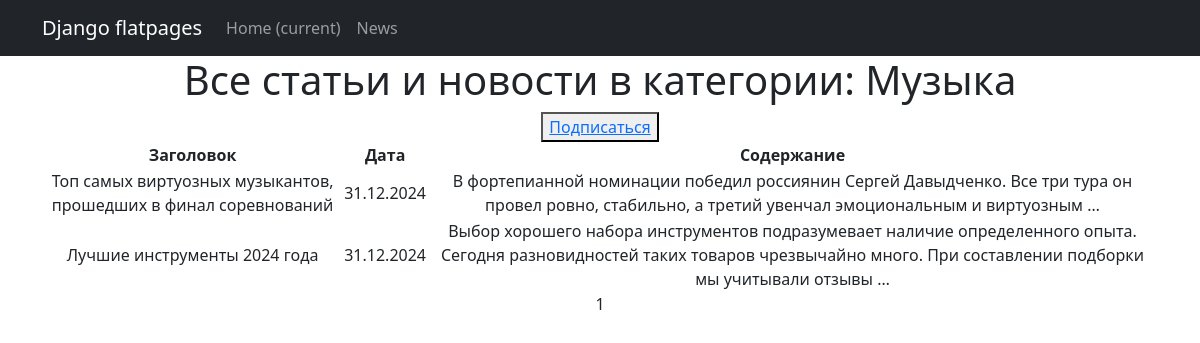
The page /news/category/1/ (signed in) on the database as committed earlier.
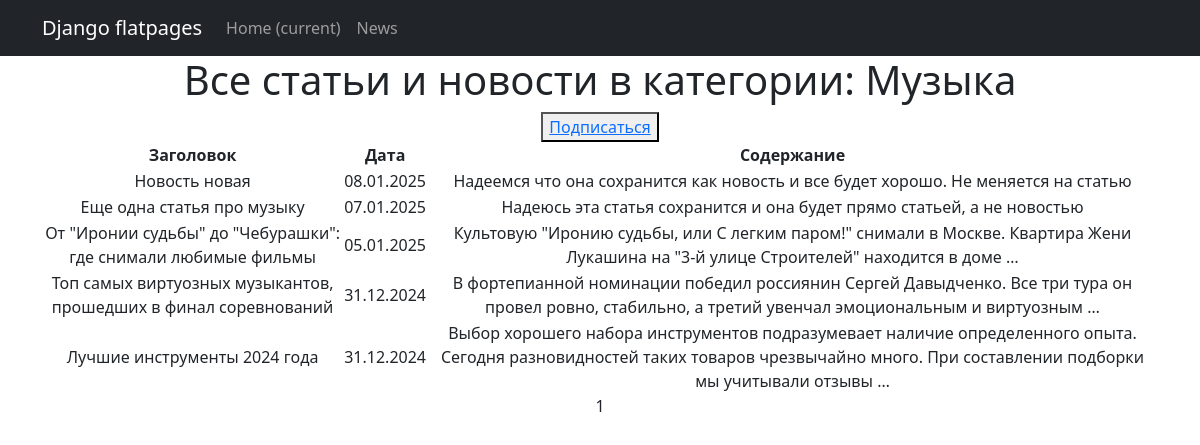
The same page on the database as committed later.
### news/models.py (models this page shows, shortened)
class Post(models.Model):
    article = 'AR'
    news = 'NE'
    POSTS = [
        (article, 'статья'),
        (news, 'новость')]
    author = models.ForeignKey(Author, on_delete=models.CASCADE)
    category = models.ManyToManyField(Category, through='PostCategory')
    content_type = models.CharField(max_length=2,
                                    choices=POSTS,
                                    default=article)
    datetime = models.DateTimeField(auto_now_add=True)
    heading = models.CharField(max_length=255)
    content = models.TextField()
    rating = models.IntegerField(default=0)

### news/views.py (the view)
# urls.py: path('category/<int:pk>/', CategoryList.as_view(), name='news_category'),
class CategoryList(LoginRequiredMixin, ListView):
    model = Post
    ordering = '-datetime'
    template_name = 'news_category.html'
    context_object_name = 'news'
    paginate_by = 10
    def __init__(self, *args, **kwargs):
        super().__init__(*args, **kwargs)
        self.category = None
    def get_queryset(self):
        queryset = super().get_queryset()
        self.category = Category.objects.get(pk=self.kwargs.get('pk'))
        queryset = queryset.filter(category=self.category)
        return queryset
    def get_context_data(self, **kwargs):
        context = super().get_context_data(**kwargs)
        context['category'] = self.category
        return context

### news/templatetags/custom_filtres.py (called while the page is built)
@register.filter()
def censor(value):
    if not isinstance(value, str):
        return value
    bad_words = ['салат', 'картофель', 'слово']
    for word in bad_words:
        censored_word = word[0] + '*' * (len(word) - 1)
        value = value.replace(word, censored_word)
    return value

### templates/news_category.html (shortened to what this page needs)
{% extends 'flatpages/default.html' %}
{% load custom_filtres %}
{% block content %}
<h1>Все статьи и новости в категории: {{ category.name }}</h1>
{% if not category in user.subscribers.all %}
<button> <a href="{% url 'subscribe' category.id %}">Подписаться</a> </button>
{% else %}
<h3>Вы уже подписаны на категорию {{ category.name }}</h3>
{% endif %}
{% if news %}
<table>
   <thead>
        <tr>
            <th>Заголовок</th>
            <th>Дата</th>
            <th>Содержание</th>
        </tr>
    </thead>
    <tbody>
        {% for n in news %}
        <tr>
            <td>{{ n.heading|censor }}</td>
            <td>{{ n.datetime|date:"d.m.Y" }}</td>
            <td>{{ n.content|truncatewords:20|censor }}</td>
        </tr>
        {% endfor %}
    </tbody>
</table>
{% else %}
<h2>Новостей и статей нет!</h2>
{% endif %}
{{ page_obj.number }}
{% endblock content %}

Rows that differ between the two databases and show on the page:
added Post: heading|censor "Новость новая", datetime "08.01.2025", content|censor "Надеемся что она сохранится как новость и все будет хорошо. Не меняется на статью"
added Post: heading|censor "Еще одна статья про музыку", datetime "07.01.2025", content|censor "Надеюсь эта статья сохранится и она будет прямо статьей, а не новостью"
added Post: heading|censor "От \"Иронии судьбы\" до \"Чебурашки\": где снимали любимые фильмы", datetime "05.01.2025", content|censor "Культовую \"Иронию судьбы, или С легким паром!\" снимали в Москве. Квартира Жени Лукашина на \"3-й улице Строителей\" находится в доме …"
